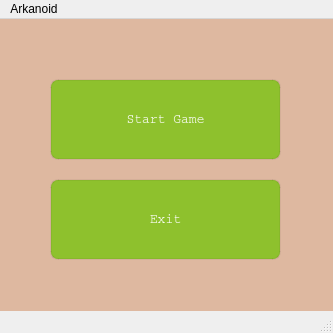
<?xml version="1.0" encoding="UTF-8"?>
<ui version="4.0">
 <class>MainWindow</class>
 <widget class="QMainWindow" name="MainWindow">
  <property name="geometry">
   <rect>
    <x>0</x>
    <y>0</y>
    <width>333</width>
    <height>333</height>
   </rect>
  </property>
  <property name="windowTitle">
   <string>MainWindow</string>
  </property>
  <property name="styleSheet">
   <string notr="true"/>
  </property>
  <widget class="QWidget" name="centralwidget">
   <property name="styleSheet">
    <string notr="true"/>
   </property>
   <widget class="QPushButton" name="pushButton">
    <property name="geometry">
     <rect>
      <x>50</x>
      <y>60</y>
      <width>231</width>
      <height>81</height>
     </rect>
    </property>
    <property name="font">
     <font>
      <family>courier</family>
      <pointsize>10</pointsize>
      <weight>50</weight>
      <italic>false</italic>
      <bold>false</bold>
      <underline>false</underline>
      <strikeout>false</strikeout>
      <kerning>true</kerning>
     </font>
    </property>
    <property name="autoFillBackground">
     <bool>false</bool>
    </property>
    <property name="styleSheet">
     <string notr="true">color:white;
background-color: #8ec12d;
font-family: courier;
border: 1px solid powderblue;
padding: 30px;
border: 2px solid rgba(0,0,0,0.05);
border-radius: 8px;
</string>
    </property>
    <property name="text">
     <string>Start Game</string>
    </property>
   </widget>
   <widget class="QPushButton" name="pushButton_2">
    <property name="geometry">
     <rect>
      <x>50</x>
      <y>160</y>
      <width>231</width>
      <height>81</height>
     </rect>
    </property>
    <property name="font">
     <font>
      <family>courier</family>
      <pointsize>10</pointsize>
     </font>
    </property>
    <property name="autoFillBackground">
     <bool>false</bool>
    </property>
    <property name="styleSheet">
     <string notr="true">color:white;
background-color: #8ec12d;
font-family: courier;
border: 1px solid powderblue;
padding: 30px;
border: 2px solid rgba(0,0,0,0.05);
border-radius: 8px;
</string>
    </property>
    <property name="text">
     <string>Exit</string>
    </property>
   </widget>
   <widget class="QLabel" name="label">
    <property name="geometry">
     <rect>
      <x>0</x>
      <y>0</y>
      <width>341</width>
      <height>311</height>
     </rect>
    </property>
    <property name="styleSheet">
     <string notr="true">background-color: #DEB8A0;
box-shadow: 0 0 0 1px #a27b62;
</string>
    </property>
    <property name="text">
     <string/>
    </property>
   </widget>
   <zorder>label</zorder>
   <zorder>pushButton</zorder>
   <zorder>pushButton_2</zorder>
  </widget>
  <widget class="QMenuBar" name="menubar">
   <property name="geometry">
    <rect>
     <x>0</x>
     <y>0</y>
     <width>333</width>
     <height>26</height>
    </rect>
   </property>
   <property name="styleSheet">
    <string notr="true"/>
   </property>
   <widget class="QMenu" name="menuArkanoid">
    <property name="title">
     <string>Arkanoid</string>
    </property>
    <widget class="QMenu" name="menuHelp">
     <property name="title">
      <string>Help</string>
     </property>
     <addaction name="actionAbout_control"/>
     <addaction name="actionAbout_win"/>
    </widget>
    <addaction name="menuHelp"/>
   </widget>
   <addaction name="menuArkanoid"/>
  </widget>
  <widget class="QStatusBar" name="statusbar"/>
  <action name="actionStart_Game">
   <property name="text">
    <string>Start Game</string>
   </property>
  </action>
  <action name="actionAbout_control">
   <property name="text">
    <string>About control</string>
   </property>
  </action>
  <action name="actionAbout_win">
   <property name="text">
    <string>About victory</string>
   </property>
  </action>
 </widget>
 <resources/>
 <connections>
  <connection>
   <sender>pushButton_2</sender>
   <signal>clicked()</signal>
   <receiver>MainWindow</receiver>
   <slot>close()</slot>
   <hints>
    <hint type="sourcelabel">
     <x>322</x>
     <y>414</y>
    </hint>
    <hint type="destinationlabel">
     <x>475</x>
     <y>470</y>
    </hint>
   </hints>
  </connection>
  <connection>
   <sender>pushButton</sender>
   <signal>clicked()</signal>
   <receiver>MainWindow</receiver>
   <slot>close()</slot>
   <hints>
    <hint type="sourcelabel">
     <x>334</x>
     <y>286</y>
    </hint>
    <hint type="destinationlabel">
     <x>507</x>
     <y>163</y>
    </hint>
   </hints>
  </connection>
 </connections>
</ui>
